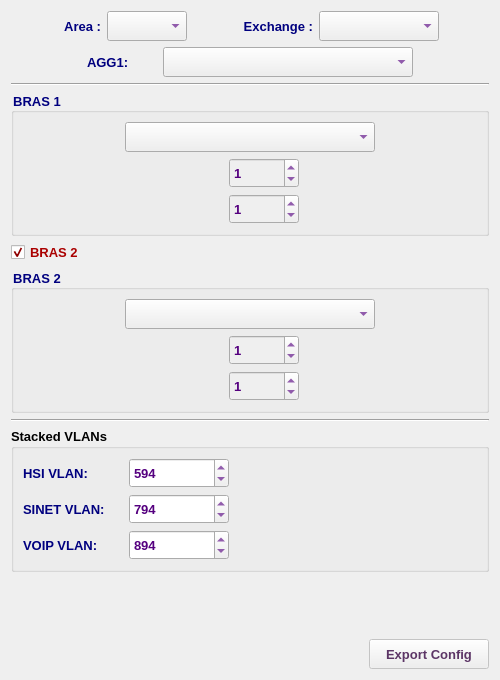
<?xml version="1.0" encoding="UTF-8"?>
<ui version="4.0">
 <class>AccessBRASConfigDialog</class>
 <widget class="QDialog" name="AccessBRASConfigDialog">
  <property name="geometry">
   <rect>
    <x>0</x>
    <y>0</y>
    <width>500</width>
    <height>680</height>
   </rect>
  </property>
  <property name="minimumSize">
   <size>
    <width>500</width>
    <height>680</height>
   </size>
  </property>
  <property name="maximumSize">
   <size>
    <width>500</width>
    <height>680</height>
   </size>
  </property>
  <property name="font">
   <font>
    <family>Tahoma</family>
    <pointsize>10</pointsize>
   </font>
  </property>
  <property name="windowTitle">
   <string>Access BRAS Config</string>
  </property>
  <property name="windowIcon">
   <iconset resource="../../../../image.qrc">
    <normaloff>:/Image/config.png</normaloff>:/Image/config.png</iconset>
  </property>
  <layout class="QVBoxLayout" name="verticalLayout">
   <item>
    <layout class="QHBoxLayout" name="horizontalLayout">
     <item>
      <spacer name="horizontalSpacer_2">
       <property name="font">
        <font>
         <family>Tahoma</family>
         <pointsize>10</pointsize>
        </font>
       </property>
       <property name="orientation">
        <enum>Qt::Horizontal</enum>
       </property>
       <property name="sizeHint" stdset="0">
        <size>
         <width>40</width>
         <height>20</height>
        </size>
       </property>
      </spacer>
     </item>
     <item>
      <widget class="QLabel" name="label">
       <property name="minimumSize">
        <size>
         <width>40</width>
         <height>30</height>
        </size>
       </property>
       <property name="maximumSize">
        <size>
         <width>70</width>
         <height>30</height>
        </size>
       </property>
       <property name="font">
        <font>
         <family>Tahoma</family>
         <pointsize>10</pointsize>
         <weight>75</weight>
         <bold>true</bold>
        </font>
       </property>
       <property name="styleSheet">
        <string notr="true">color: rgb(0, 0, 127);</string>
       </property>
       <property name="text">
        <string>Area :</string>
       </property>
       <property name="alignment">
        <set>Qt::AlignRight|Qt::AlignTrailing|Qt::AlignVCenter</set>
       </property>
      </widget>
     </item>
     <item>
      <widget class="QComboBox" name="areaCB">
       <property name="minimumSize">
        <size>
         <width>80</width>
         <height>30</height>
        </size>
       </property>
       <property name="maximumSize">
        <size>
         <width>80</width>
         <height>30</height>
        </size>
       </property>
       <property name="font">
        <font>
         <family>Tahoma</family>
         <pointsize>10</pointsize>
         <weight>75</weight>
         <bold>true</bold>
        </font>
       </property>
       <property name="styleSheet">
        <string notr="true">color: rgb(85, 0, 127);</string>
       </property>
      </widget>
     </item>
     <item>
      <widget class="QLabel" name="label_2">
       <property name="minimumSize">
        <size>
         <width>120</width>
         <height>30</height>
        </size>
       </property>
       <property name="maximumSize">
        <size>
         <width>120</width>
         <height>30</height>
        </size>
       </property>
       <property name="font">
        <font>
         <family>Tahoma</family>
         <pointsize>10</pointsize>
         <weight>75</weight>
         <bold>true</bold>
        </font>
       </property>
       <property name="styleSheet">
        <string notr="true">color: rgb(0, 0, 127);</string>
       </property>
       <property name="text">
        <string>Exchange :</string>
       </property>
       <property name="alignment">
        <set>Qt::AlignRight|Qt::AlignTrailing|Qt::AlignVCenter</set>
       </property>
      </widget>
     </item>
     <item>
      <widget class="QComboBox" name="abbrCB">
       <property name="minimumSize">
        <size>
         <width>120</width>
         <height>30</height>
        </size>
       </property>
       <property name="maximumSize">
        <size>
         <width>120</width>
         <height>30</height>
        </size>
       </property>
       <property name="font">
        <font>
         <family>Tahoma</family>
         <pointsize>10</pointsize>
         <weight>75</weight>
         <bold>true</bold>
        </font>
       </property>
       <property name="styleSheet">
        <string notr="true">color: rgb(85, 0, 127);</string>
       </property>
      </widget>
     </item>
     <item>
      <spacer name="horizontalSpacer">
       <property name="font">
        <font>
         <family>Tahoma</family>
         <pointsize>10</pointsize>
        </font>
       </property>
       <property name="orientation">
        <enum>Qt::Horizontal</enum>
       </property>
       <property name="sizeHint" stdset="0">
        <size>
         <width>40</width>
         <height>20</height>
        </size>
       </property>
      </spacer>
     </item>
    </layout>
   </item>
   <item>
    <layout class="QHBoxLayout" name="horizontalLayout_11">
     <item>
      <spacer name="horizontalSpacer_3">
       <property name="orientation">
        <enum>Qt::Horizontal</enum>
       </property>
       <property name="sizeHint" stdset="0">
        <size>
         <width>40</width>
         <height>20</height>
        </size>
       </property>
      </spacer>
     </item>
     <item>
      <widget class="QLabel" name="label_14">
       <property name="minimumSize">
        <size>
         <width>70</width>
         <height>30</height>
        </size>
       </property>
       <property name="maximumSize">
        <size>
         <width>70</width>
         <height>30</height>
        </size>
       </property>
       <property name="font">
        <font>
         <family>Tahoma</family>
         <pointsize>10</pointsize>
         <weight>75</weight>
         <bold>true</bold>
        </font>
       </property>
       <property name="styleSheet">
        <string notr="true">color: rgb(0, 0, 127);</string>
       </property>
       <property name="text">
        <string>AGG1:</string>
       </property>
       <property name="alignment">
        <set>Qt::AlignLeading|Qt::AlignLeft|Qt::AlignVCenter</set>
       </property>
      </widget>
     </item>
     <item>
      <widget class="QComboBox" name="agg1CB">
       <property name="sizePolicy">
        <sizepolicy hsizetype="Preferred" vsizetype="Preferred">
         <horstretch>0</horstretch>
         <verstretch>0</verstretch>
        </sizepolicy>
       </property>
       <property name="minimumSize">
        <size>
         <width>250</width>
         <height>30</height>
        </size>
       </property>
       <property name="maximumSize">
        <size>
         <width>250</width>
         <height>30</height>
        </size>
       </property>
       <property name="font">
        <font>
         <family>Tahoma</family>
         <pointsize>10</pointsize>
         <weight>75</weight>
         <bold>true</bold>
        </font>
       </property>
       <property name="styleSheet">
        <string notr="true">color: rgb(85, 0, 127);</string>
       </property>
      </widget>
     </item>
     <item>
      <spacer name="horizontalSpacer_12">
       <property name="font">
        <font>
         <family>Tahoma</family>
         <pointsize>10</pointsize>
        </font>
       </property>
       <property name="orientation">
        <enum>Qt::Horizontal</enum>
       </property>
       <property name="sizeHint" stdset="0">
        <size>
         <width>40</width>
         <height>20</height>
        </size>
       </property>
      </spacer>
     </item>
    </layout>
   </item>
   <item>
    <widget class="Line" name="line">
     <property name="orientation">
      <enum>Qt::Horizontal</enum>
     </property>
    </widget>
   </item>
   <item>
    <widget class="QGroupBox" name="groupBox_4">
     <property name="font">
      <font>
       <family>Tahoma</family>
       <pointsize>10</pointsize>
       <weight>75</weight>
       <bold>true</bold>
      </font>
     </property>
     <property name="styleSheet">
      <string notr="true">color: rgb(0, 0, 127);</string>
     </property>
     <property name="title">
      <string>BRAS 1</string>
     </property>
     <layout class="QVBoxLayout" name="verticalLayout_6">
      <item>
       <layout class="QHBoxLayout" name="horizontalLayout_14">
        <item>
         <spacer name="horizontalSpacer_20">
          <property name="font">
           <font>
            <family>Tahoma</family>
            <pointsize>10</pointsize>
           </font>
          </property>
          <property name="orientation">
           <enum>Qt::Horizontal</enum>
          </property>
          <property name="sizeHint" stdset="0">
           <size>
            <width>40</width>
            <height>20</height>
           </size>
          </property>
         </spacer>
        </item>
        <item>
         <widget class="QComboBox" name="bras1CB">
          <property name="minimumSize">
           <size>
            <width>250</width>
            <height>30</height>
           </size>
          </property>
          <property name="maximumSize">
           <size>
            <width>200</width>
            <height>30</height>
           </size>
          </property>
          <property name="font">
           <font>
            <family>Tahoma</family>
            <pointsize>10</pointsize>
            <weight>75</weight>
            <bold>true</bold>
           </font>
          </property>
          <property name="styleSheet">
           <string notr="true">color: rgb(85, 0, 127);</string>
          </property>
         </widget>
        </item>
        <item>
         <spacer name="horizontalSpacer_21">
          <property name="font">
           <font>
            <family>Tahoma</family>
            <pointsize>10</pointsize>
           </font>
          </property>
          <property name="orientation">
           <enum>Qt::Horizontal</enum>
          </property>
          <property name="sizeHint" stdset="0">
           <size>
            <width>40</width>
            <height>20</height>
           </size>
          </property>
         </spacer>
        </item>
       </layout>
      </item>
      <item>
       <layout class="QHBoxLayout" name="horizontalLayout_10">
        <item>
         <widget class="QLabel" name="b1a1Lbl">
          <property name="minimumSize">
           <size>
            <width>200</width>
            <height>30</height>
           </size>
          </property>
          <property name="maximumSize">
           <size>
            <width>300</width>
            <height>30</height>
           </size>
          </property>
          <property name="font">
           <font>
            <family>Tahoma</family>
            <pointsize>10</pointsize>
            <weight>75</weight>
            <bold>true</bold>
           </font>
          </property>
          <property name="text">
           <string/>
          </property>
         </widget>
        </item>
        <item>
         <widget class="QSpinBox" name="b1a1SB">
          <property name="enabled">
           <bool>false</bool>
          </property>
          <property name="minimumSize">
           <size>
            <width>70</width>
            <height>30</height>
           </size>
          </property>
          <property name="maximumSize">
           <size>
            <width>70</width>
            <height>30</height>
           </size>
          </property>
          <property name="font">
           <font>
            <family>Tahoma</family>
            <pointsize>10</pointsize>
            <weight>75</weight>
            <bold>true</bold>
           </font>
          </property>
          <property name="styleSheet">
           <string notr="true">color: rgb(85, 0, 127);</string>
          </property>
          <property name="maximum">
           <number>1000</number>
          </property>
          <property name="value">
           <number>1</number>
          </property>
         </widget>
        </item>
        <item>
         <spacer name="horizontalSpacer_22">
          <property name="font">
           <font>
            <family>Tahoma</family>
            <pointsize>10</pointsize>
           </font>
          </property>
          <property name="orientation">
           <enum>Qt::Horizontal</enum>
          </property>
          <property name="sizeHint" stdset="0">
           <size>
            <width>40</width>
            <height>20</height>
           </size>
          </property>
         </spacer>
        </item>
       </layout>
      </item>
      <item>
       <layout class="QHBoxLayout" name="horizontalLayout_18">
        <item>
         <widget class="QLabel" name="b1a2Lbl">
          <property name="minimumSize">
           <size>
            <width>200</width>
            <height>30</height>
           </size>
          </property>
          <property name="maximumSize">
           <size>
            <width>300</width>
            <height>30</height>
           </size>
          </property>
          <property name="font">
           <font>
            <family>Tahoma</family>
            <pointsize>10</pointsize>
            <weight>75</weight>
            <bold>true</bold>
           </font>
          </property>
          <property name="text">
           <string/>
          </property>
          <property name="alignment">
           <set>Qt::AlignLeading|Qt::AlignLeft|Qt::AlignVCenter</set>
          </property>
         </widget>
        </item>
        <item>
         <widget class="QSpinBox" name="b1a2SB">
          <property name="enabled">
           <bool>false</bool>
          </property>
          <property name="minimumSize">
           <size>
            <width>70</width>
            <height>30</height>
           </size>
          </property>
          <property name="maximumSize">
           <size>
            <width>70</width>
            <height>30</height>
           </size>
          </property>
          <property name="font">
           <font>
            <family>Tahoma</family>
            <pointsize>10</pointsize>
            <weight>75</weight>
            <bold>true</bold>
           </font>
          </property>
          <property name="styleSheet">
           <string notr="true">color: rgb(85, 0, 127);</string>
          </property>
          <property name="maximum">
           <number>1000</number>
          </property>
          <property name="value">
           <number>1</number>
          </property>
         </widget>
        </item>
        <item>
         <spacer name="horizontalSpacer_23">
          <property name="font">
           <font>
            <family>Tahoma</family>
            <pointsize>10</pointsize>
           </font>
          </property>
          <property name="orientation">
           <enum>Qt::Horizontal</enum>
          </property>
          <property name="sizeHint" stdset="0">
           <size>
            <width>40</width>
            <height>20</height>
           </size>
          </property>
         </spacer>
        </item>
       </layout>
      </item>
     </layout>
    </widget>
   </item>
   <item>
    <widget class="QCheckBox" name="bras2EnCB">
     <property name="font">
      <font>
       <family>Tahoma</family>
       <pointsize>10</pointsize>
       <weight>75</weight>
       <bold>true</bold>
      </font>
     </property>
     <property name="styleSheet">
      <string notr="true">color: rgb(170, 0, 0);</string>
     </property>
     <property name="text">
      <string>BRAS 2</string>
     </property>
     <property name="checked">
      <bool>true</bool>
     </property>
    </widget>
   </item>
   <item>
    <widget class="QGroupBox" name="bras2GB">
     <property name="font">
      <font>
       <family>Tahoma</family>
       <pointsize>10</pointsize>
       <weight>75</weight>
       <bold>true</bold>
      </font>
     </property>
     <property name="styleSheet">
      <string notr="true">color: rgb(0, 0, 127);</string>
     </property>
     <property name="title">
      <string>BRAS 2</string>
     </property>
     <layout class="QVBoxLayout" name="verticalLayout_7">
      <item>
       <layout class="QHBoxLayout" name="horizontalLayout_19">
        <item>
         <spacer name="horizontalSpacer_24">
          <property name="font">
           <font>
            <family>Tahoma</family>
            <pointsize>10</pointsize>
           </font>
          </property>
          <property name="orientation">
           <enum>Qt::Horizontal</enum>
          </property>
          <property name="sizeHint" stdset="0">
           <size>
            <width>40</width>
            <height>20</height>
           </size>
          </property>
         </spacer>
        </item>
        <item>
         <widget class="QComboBox" name="bras2CB">
          <property name="minimumSize">
           <size>
            <width>250</width>
            <height>30</height>
           </size>
          </property>
          <property name="maximumSize">
           <size>
            <width>250</width>
            <height>30</height>
           </size>
          </property>
          <property name="font">
           <font>
            <family>Tahoma</family>
            <pointsize>10</pointsize>
            <weight>75</weight>
            <bold>true</bold>
           </font>
          </property>
          <property name="styleSheet">
           <string notr="true">color: rgb(85, 0, 127);</string>
          </property>
         </widget>
        </item>
        <item>
         <spacer name="horizontalSpacer_25">
          <property name="font">
           <font>
            <family>Tahoma</family>
            <pointsize>10</pointsize>
           </font>
          </property>
          <property name="orientation">
           <enum>Qt::Horizontal</enum>
          </property>
          <property name="sizeHint" stdset="0">
           <size>
            <width>40</width>
            <height>20</height>
           </size>
          </property>
         </spacer>
        </item>
       </layout>
      </item>
      <item>
       <layout class="QHBoxLayout" name="horizontalLayout_20">
        <item>
         <widget class="QLabel" name="b2a1Lbl">
          <property name="minimumSize">
           <size>
            <width>200</width>
            <height>30</height>
           </size>
          </property>
          <property name="maximumSize">
           <size>
            <width>300</width>
            <height>30</height>
           </size>
          </property>
          <property name="font">
           <font>
            <family>Tahoma</family>
            <pointsize>10</pointsize>
            <weight>75</weight>
            <bold>true</bold>
           </font>
          </property>
          <property name="text">
           <string/>
          </property>
         </widget>
        </item>
        <item>
         <widget class="QSpinBox" name="b2a1SB">
          <property name="enabled">
           <bool>false</bool>
          </property>
          <property name="minimumSize">
           <size>
            <width>70</width>
            <height>30</height>
           </size>
          </property>
          <property name="maximumSize">
           <size>
            <width>70</width>
            <height>30</height>
           </size>
          </property>
          <property name="font">
           <font>
            <family>Tahoma</family>
            <pointsize>10</pointsize>
            <weight>75</weight>
            <bold>true</bold>
           </font>
          </property>
          <property name="styleSheet">
           <string notr="true">color: rgb(85, 0, 127);</string>
          </property>
          <property name="maximum">
           <number>1000</number>
          </property>
          <property name="value">
           <number>1</number>
          </property>
         </widget>
        </item>
        <item>
         <spacer name="horizontalSpacer_26">
          <property name="font">
           <font>
            <family>Tahoma</family>
            <pointsize>10</pointsize>
           </font>
          </property>
          <property name="orientation">
           <enum>Qt::Horizontal</enum>
          </property>
          <property name="sizeHint" stdset="0">
           <size>
            <width>40</width>
            <height>20</height>
           </size>
          </property>
         </spacer>
        </item>
       </layout>
      </item>
      <item>
       <layout class="QHBoxLayout" name="horizontalLayout_21">
        <item>
         <widget class="QLabel" name="b2a2Lbl">
          <property name="minimumSize">
           <size>
            <width>200</width>
            <height>30</height>
           </size>
          </property>
          <property name="maximumSize">
           <size>
            <width>300</width>
            <height>30</height>
           </size>
          </property>
          <property name="font">
           <font>
            <family>Tahoma</family>
            <pointsize>10</pointsize>
            <weight>75</weight>
            <bold>true</bold>
           </font>
          </property>
          <property name="text">
           <string/>
          </property>
          <property name="alignment">
           <set>Qt::AlignLeading|Qt::AlignLeft|Qt::AlignVCenter</set>
          </property>
         </widget>
        </item>
        <item>
         <widget class="QSpinBox" name="b2a2SB">
          <property name="enabled">
           <bool>false</bool>
          </property>
          <property name="minimumSize">
           <size>
            <width>70</width>
            <height>30</height>
           </size>
          </property>
          <property name="maximumSize">
           <size>
            <width>70</width>
            <height>30</height>
           </size>
          </property>
          <property name="font">
           <font>
            <family>Tahoma</family>
            <pointsize>10</pointsize>
            <weight>75</weight>
            <bold>true</bold>
           </font>
          </property>
          <property name="styleSheet">
           <string notr="true">color: rgb(85, 0, 127);</string>
          </property>
          <property name="maximum">
           <number>1000</number>
          </property>
          <property name="value">
           <number>1</number>
          </property>
         </widget>
        </item>
        <item>
         <spacer name="horizontalSpacer_27">
          <property name="font">
           <font>
            <family>Tahoma</family>
            <pointsize>10</pointsize>
           </font>
          </property>
          <property name="orientation">
           <enum>Qt::Horizontal</enum>
          </property>
          <property name="sizeHint" stdset="0">
           <size>
            <width>40</width>
            <height>20</height>
           </size>
          </property>
         </spacer>
        </item>
       </layout>
      </item>
     </layout>
    </widget>
   </item>
   <item>
    <widget class="Line" name="line_2">
     <property name="orientation">
      <enum>Qt::Horizontal</enum>
     </property>
    </widget>
   </item>
   <item>
    <widget class="QGroupBox" name="groupBox_5">
     <property name="font">
      <font>
       <weight>75</weight>
       <bold>true</bold>
      </font>
     </property>
     <property name="title">
      <string>Stacked VLANs</string>
     </property>
     <layout class="QVBoxLayout" name="verticalLayout_11">
      <item>
       <layout class="QHBoxLayout" name="horizontalLayout_25">
        <item>
         <widget class="QLabel" name="label_13">
          <property name="minimumSize">
           <size>
            <width>100</width>
            <height>30</height>
           </size>
          </property>
          <property name="maximumSize">
           <size>
            <width>100</width>
            <height>30</height>
           </size>
          </property>
          <property name="font">
           <font>
            <family>Tahoma</family>
            <pointsize>10</pointsize>
            <weight>75</weight>
            <bold>true</bold>
           </font>
          </property>
          <property name="styleSheet">
           <string notr="true">color: rgb(0, 0, 127);</string>
          </property>
          <property name="text">
           <string>HSI VLAN:</string>
          </property>
          <property name="alignment">
           <set>Qt::AlignLeading|Qt::AlignLeft|Qt::AlignVCenter</set>
          </property>
         </widget>
        </item>
        <item>
         <widget class="QSpinBox" name="hsiVlanSB">
          <property name="minimumSize">
           <size>
            <width>100</width>
            <height>30</height>
           </size>
          </property>
          <property name="maximumSize">
           <size>
            <width>100</width>
            <height>30</height>
           </size>
          </property>
          <property name="font">
           <font>
            <family>Tahoma</family>
            <pointsize>10</pointsize>
            <weight>75</weight>
            <bold>true</bold>
           </font>
          </property>
          <property name="styleSheet">
           <string notr="true">color: rgb(85, 0, 127);</string>
          </property>
          <property name="maximum">
           <number>4096</number>
          </property>
          <property name="value">
           <number>594</number>
          </property>
         </widget>
        </item>
        <item>
         <spacer name="horizontalSpacer_30">
          <property name="font">
           <font>
            <family>Tahoma</family>
            <pointsize>10</pointsize>
           </font>
          </property>
          <property name="orientation">
           <enum>Qt::Horizontal</enum>
          </property>
          <property name="sizeHint" stdset="0">
           <size>
            <width>40</width>
            <height>20</height>
           </size>
          </property>
         </spacer>
        </item>
       </layout>
      </item>
      <item>
       <layout class="QHBoxLayout" name="horizontalLayout_26">
        <item>
         <widget class="QLabel" name="label_18">
          <property name="minimumSize">
           <size>
            <width>100</width>
            <height>30</height>
           </size>
          </property>
          <property name="maximumSize">
           <size>
            <width>100</width>
            <height>30</height>
           </size>
          </property>
          <property name="font">
           <font>
            <family>Tahoma</family>
            <pointsize>10</pointsize>
            <weight>75</weight>
            <bold>true</bold>
           </font>
          </property>
          <property name="styleSheet">
           <string notr="true">color: rgb(0, 0, 127);</string>
          </property>
          <property name="text">
           <string>SINET VLAN:</string>
          </property>
          <property name="alignment">
           <set>Qt::AlignLeading|Qt::AlignLeft|Qt::AlignVCenter</set>
          </property>
         </widget>
        </item>
        <item>
         <widget class="QSpinBox" name="sinetVlanSB">
          <property name="minimumSize">
           <size>
            <width>100</width>
            <height>30</height>
           </size>
          </property>
          <property name="maximumSize">
           <size>
            <width>100</width>
            <height>30</height>
           </size>
          </property>
          <property name="font">
           <font>
            <family>Tahoma</family>
            <pointsize>10</pointsize>
            <weight>75</weight>
            <bold>true</bold>
           </font>
          </property>
          <property name="styleSheet">
           <string notr="true">color: rgb(85, 0, 127);</string>
          </property>
          <property name="maximum">
           <number>4096</number>
          </property>
          <property name="singleStep">
           <number>1</number>
          </property>
          <property name="value">
           <number>794</number>
          </property>
         </widget>
        </item>
        <item>
         <spacer name="horizontalSpacer_31">
          <property name="font">
           <font>
            <family>Tahoma</family>
            <pointsize>10</pointsize>
           </font>
          </property>
          <property name="orientation">
           <enum>Qt::Horizontal</enum>
          </property>
          <property name="sizeHint" stdset="0">
           <size>
            <width>40</width>
            <height>20</height>
           </size>
          </property>
         </spacer>
        </item>
       </layout>
      </item>
      <item>
       <layout class="QHBoxLayout" name="horizontalLayout_27">
        <item>
         <widget class="QLabel" name="label_21">
          <property name="minimumSize">
           <size>
            <width>100</width>
            <height>30</height>
           </size>
          </property>
          <property name="maximumSize">
           <size>
            <width>100</width>
            <height>30</height>
           </size>
          </property>
          <property name="font">
           <font>
            <family>Tahoma</family>
            <pointsize>10</pointsize>
            <weight>75</weight>
            <bold>true</bold>
           </font>
          </property>
          <property name="styleSheet">
           <string notr="true">color: rgb(0, 0, 127);</string>
          </property>
          <property name="text">
           <string>VOIP VLAN:</string>
          </property>
          <property name="alignment">
           <set>Qt::AlignLeading|Qt::AlignLeft|Qt::AlignVCenter</set>
          </property>
         </widget>
        </item>
        <item>
         <widget class="QSpinBox" name="voipVlanSB">
          <property name="minimumSize">
           <size>
            <width>100</width>
            <height>30</height>
           </size>
          </property>
          <property name="maximumSize">
           <size>
            <width>100</width>
            <height>30</height>
           </size>
          </property>
          <property name="font">
           <font>
            <family>Tahoma</family>
            <pointsize>10</pointsize>
            <weight>75</weight>
            <bold>true</bold>
           </font>
          </property>
          <property name="styleSheet">
           <string notr="true">color: rgb(85, 0, 127);</string>
          </property>
          <property name="maximum">
           <number>4096</number>
          </property>
          <property name="value">
           <number>894</number>
          </property>
         </widget>
        </item>
        <item>
         <spacer name="horizontalSpacer_32">
          <property name="font">
           <font>
            <family>Tahoma</family>
            <pointsize>10</pointsize>
           </font>
          </property>
          <property name="orientation">
           <enum>Qt::Horizontal</enum>
          </property>
          <property name="sizeHint" stdset="0">
           <size>
            <width>40</width>
            <height>20</height>
           </size>
          </property>
         </spacer>
        </item>
       </layout>
      </item>
     </layout>
    </widget>
   </item>
   <item>
    <spacer name="verticalSpacer">
     <property name="orientation">
      <enum>Qt::Vertical</enum>
     </property>
     <property name="sizeHint" stdset="0">
      <size>
       <width>20</width>
       <height>40</height>
      </size>
     </property>
    </spacer>
   </item>
   <item>
    <layout class="QHBoxLayout" name="horizontalLayout_7">
     <item>
      <spacer name="horizontalSpacer_4">
       <property name="font">
        <font>
         <family>Tahoma</family>
         <pointsize>10</pointsize>
        </font>
       </property>
       <property name="orientation">
        <enum>Qt::Horizontal</enum>
       </property>
       <property name="sizeHint" stdset="0">
        <size>
         <width>40</width>
         <height>20</height>
        </size>
       </property>
      </spacer>
     </item>
     <item>
      <widget class="QPushButton" name="okBtn">
       <property name="enabled">
        <bool>false</bool>
       </property>
       <property name="sizePolicy">
        <sizepolicy hsizetype="Preferred" vsizetype="Preferred">
         <horstretch>0</horstretch>
         <verstretch>0</verstretch>
        </sizepolicy>
       </property>
       <property name="minimumSize">
        <size>
         <width>120</width>
         <height>30</height>
        </size>
       </property>
       <property name="maximumSize">
        <size>
         <width>200</width>
         <height>30</height>
        </size>
       </property>
       <property name="font">
        <font>
         <family>Tahoma</family>
         <pointsize>10</pointsize>
         <weight>75</weight>
         <bold>true</bold>
        </font>
       </property>
       <property name="styleSheet">
        <string notr="true">color: rgb(92, 53, 102);</string>
       </property>
       <property name="text">
        <string>Export Config</string>
       </property>
       <property name="icon">
        <iconset resource="../../../../image.qrc">
         <normaloff>:/Image/plan.png</normaloff>:/Image/plan.png</iconset>
       </property>
       <property name="iconSize">
        <size>
         <width>20</width>
         <height>20</height>
        </size>
       </property>
      </widget>
     </item>
    </layout>
   </item>
  </layout>
 </widget>
 <tabstops>
  <tabstop>areaCB</tabstop>
  <tabstop>abbrCB</tabstop>
  <tabstop>bras1CB</tabstop>
  <tabstop>b1a1SB</tabstop>
  <tabstop>b1a2SB</tabstop>
  <tabstop>bras2CB</tabstop>
  <tabstop>b2a1SB</tabstop>
  <tabstop>b2a2SB</tabstop>
  <tabstop>okBtn</tabstop>
 </tabstops>
 <resources>
  <include location="../../../../image.qrc"/>
 </resources>
 <connections/>
</ui>
